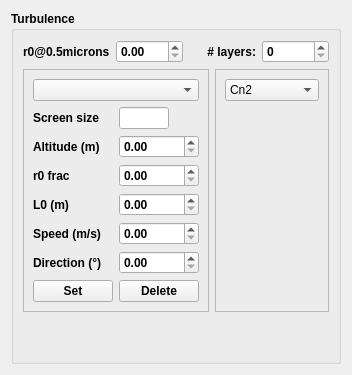
    <widget class="QWidget" name="tab">
     <attribute name="title">
      <string>Atmosphere</string>
     </attribute>
     <layout class="QVBoxLayout" name="verticalLayout_5">
      <item>
       <widget class="QGroupBox" name="groupBox_3">
        <property name="font">
         <font>
          <weight>75</weight>
          <bold>true</bold>
         </font>
        </property>
        <property name="title">
         <string>Turbulence</string>
        </property>
        <property name="checkable">
         <bool>false</bool>
        </property>
        <layout class="QVBoxLayout" name="verticalLayout_7">
         <item>
          <layout class="QHBoxLayout" name="horizontalLayout_5">
           <item>
            <widget class="QLabel" name="label_7">
             <property name="text">
              <string>r0@0.5microns</string>
             </property>
            </widget>
           </item>
           <item>
            <widget class="QDoubleSpinBox" name="doubleSpinBox_4"/>
           </item>
           <item>
            <widget class="QLabel" name="label_8">
             <property name="text">
              <string># layers:</string>
             </property>
             <property name="alignment">
              <set>Qt::AlignRight|Qt::AlignTrailing|Qt::AlignVCenter</set>
             </property>
            </widget>
           </item>
           <item>
            <widget class="QSpinBox" name="spinBox_3"/>
           </item>
          </layout>
         </item>
         <item>
          <layout class="QHBoxLayout" name="horizontalLayout_6">
           <item>
            <widget class="QFrame" name="frame">
             <property name="frameShape">
              <enum>QFrame::StyledPanel</enum>
             </property>
             <property name="frameShadow">
              <enum>QFrame::Raised</enum>
             </property>
             <layout class="QVBoxLayout" name="verticalLayout_4">
              <item>
               <layout class="QVBoxLayout" name="verticalLayout_3">
                <item>
                 <widget class="QComboBox" name="comboBox_5"/>
                </item>
               </layout>
              </item>
              <item>
               <layout class="QGridLayout" name="gridLayout_2">
                <item row="1" column="0">
                 <widget class="QLabel" name="label_10">
                  <property name="text">
                   <string>Altitude (m)</string>
                  </property>
                 </widget>
                </item>
                <item row="2" column="0">
                 <widget class="QLabel" name="label_11">
                  <property name="text">
                   <string>r0 frac</string>
                  </property>
                 </widget>
                </item>
                <item row="0" column="0">
                 <widget class="QLabel" name="label_9">
                  <property name="text">
                   <string>Screen size</string>
                  </property>
                 </widget>
                </item>
                <item row="7" column="0">
                 <widget class="QLabel" name="label_14">
                  <property name="text">
                   <string>Direction (°)</string>
                  </property>
                 </widget>
                </item>
                <item row="0" column="1">
                 <widget class="QLineEdit" name="lineEdit">
                  <property name="maximumSize">
                   <size>
                    <width>50</width>
                    <height>16777215</height>
                   </size>
                  </property>
                  <property name="readOnly">
                   <bool>true</bool>
                  </property>
                 </widget>
                </item>
                <item row="5" column="0">
                 <widget class="QLabel" name="label_12">
                  <property name="text">
                   <string>L0 (m)</string>
                  </property>
                 </widget>
                </item>
                <item row="6" column="1">
                 <widget class="QDoubleSpinBox" name="doubleSpinBox_8"/>
                </item>
                <item row="6" column="0">
                 <widget class="QLabel" name="label_13">
                  <property name="text">
                   <string>Speed (m/s)</string>
                  </property>
                 </widget>
                </item>
                <item row="2" column="1">
                 <widget class="QDoubleSpinBox" name="doubleSpinBox_6"/>
                </item>
                <item row="5" column="1">
                 <widget class="QDoubleSpinBox" name="doubleSpinBox_7"/>
                </item>
                <item row="1" column="1">
                 <widget class="QDoubleSpinBox" name="doubleSpinBox_5">
                  <property name="maximumSize">
                   <size>
                    <width>100</width>
                    <height>16777215</height>
                   </size>
                  </property>
                  <property name="buttonSymbols">
                   <enum>QAbstractSpinBox::UpDownArrows</enum>
                  </property>
                 </widget>
                </item>
                <item row="7" column="1">
                 <widget class="QDoubleSpinBox" name="doubleSpinBox_9"/>
                </item>
                <item row="8" column="0">
                 <widget class="QPushButton" name="pushButton_8">
                  <property name="text">
                   <string>Set</string>
                  </property>
                 </widget>
                </item>
                <item row="8" column="1">
                 <widget class="QPushButton" name="pushButton_9">
                  <property name="text">
                   <string>Delete</string>
                  </property>
                  <property name="checkable">
                   <bool>false</bool>
                  </property>
                  <property name="autoDefault">
                   <bool>false</bool>
                  </property>
                  <property name="default">
                   <bool>false</bool>
                  </property>
                  <property name="flat">
                   <bool>false</bool>
                  </property>
                 </widget>
                </item>
               </layout>
              </item>
             </layout>
            </widget>
           </item>
           <item>
            <widget class="QFrame" name="frame_2">
             <property name="frameShape">
              <enum>QFrame::StyledPanel</enum>
             </property>
             <property name="frameShadow">
              <enum>QFrame::Raised</enum>
             </property>
             <layout class="QVBoxLayout" name="verticalLayout_6">
              <item>
               <widget class="QComboBox" name="comboBox_6">
                <property name="font">
                 <font>
                  <weight>50</weight>
                  <bold>false</bold>
                 </font>
                </property>
                <item>
                 <property name="text">
                  <string>Cn2</string>
                 </property>
                </item>
                <item>
                 <property name="text">
                  <string>Wind speed</string>
                 </property>
                </item>
                <item>
                 <property name="text">
                  <string>Wind dir</string>
                 </property>
                </item>
               </widget>
              </item>
              <item>
               <widget class="MatplotlibWidget" name="window1" native="true">
                <property name="minimumSize">
                 <size>
                  <width>0</width>
                  <height>0</height>
                 </size>
                </property>
               </widget>
              </item>
             </layout>
            </widget>
           </item>
          </layout>
         </item>
         <item>
          <spacer name="verticalSpacer_3">
           <property name="orientation">
            <enum>Qt::Vertical</enum>
           </property>
           <property name="sizeHint" stdset="0">
            <size>
             <width>20</width>
             <height>40</height>
            </size>
           </property>
          </spacer>
         </item>
        </layout>
       </widget>
      </item>
     </layout>
    </widget>
